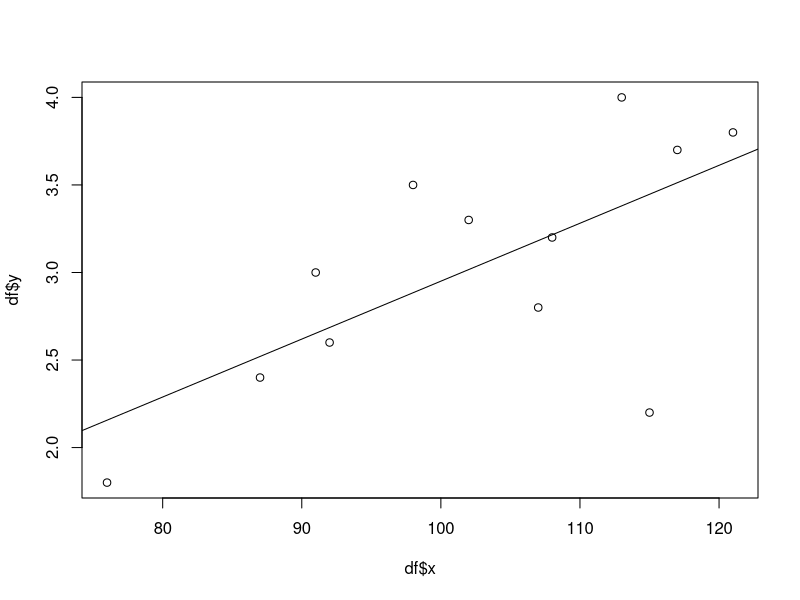

R code for this plot:
# Link of website:
# https://intro-to-stats.netlify.app/

# Click 'Source'
# Scroll through the 'Console' for the solutions

cat("\n\n\n\n\n\n")

print("Begin reading from here downward.")

cat("\n\n\n\n\n\n")


df <- data.frame(
  'x' = c(117, 92, 102, 115, 87, 76, 107, 108, 121, 91, 113, 98),
  'y' = c(3.7, 2.6, 3.3, 2.2, 2.4, 1.8, 2.8, 3.2, 3.8, 3, 4, 3.5)
)

# Plot scatter plot with line of best fit
# Will appear under 'Plots' tab next to 'Files'
plot(df$x, df$y)
reg_model <- lm(y~x, data=df)

abline(reg_model)

print("Describe the trend (positive), strength (moderate? weak?), and shape (debatably linear).")

# Point always on the linear regression line:
# mean (x), mean(y)
print("Mean of IQ (x) and GPA (y):")
print(mean(df$x))
print(mean(df$y))
print("The point is: (102.25, 3.025)")

# See linear regression
print(summary(reg_model))
print("Coefficient of x (IQ) is 0.033; intercept is -0.357")
print("Fitted model is y(hat)=-0.357 + 0.033")
print("Plug in 115 for IQ to solve; compare to 1 student whose IQ is 115 in data (GPA = 2.2). See class notes from today.")
print("For question f, the answer is yes; give examples of what affects GPA besides IQ.")


